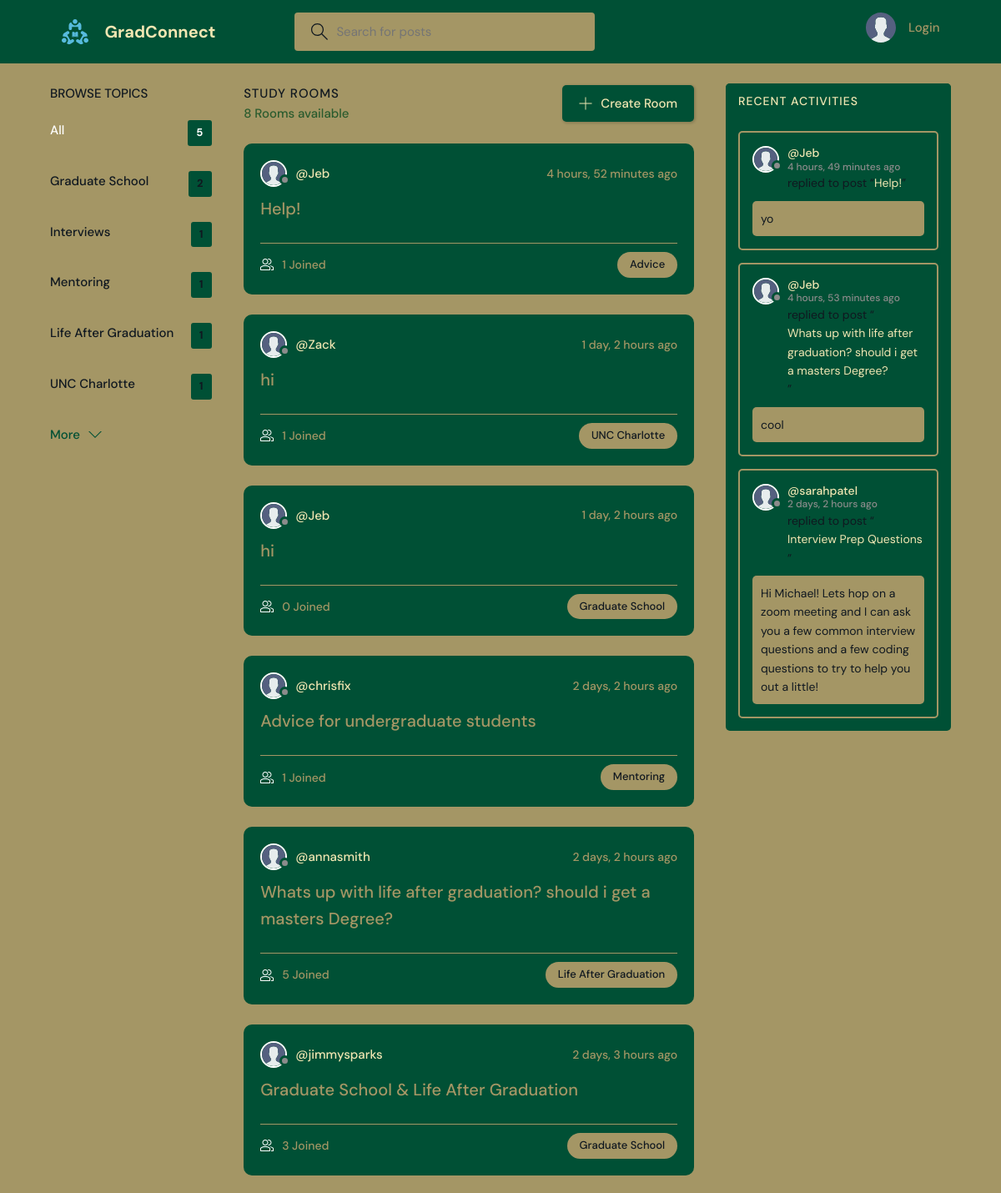
The app's page / (upper part), older data.
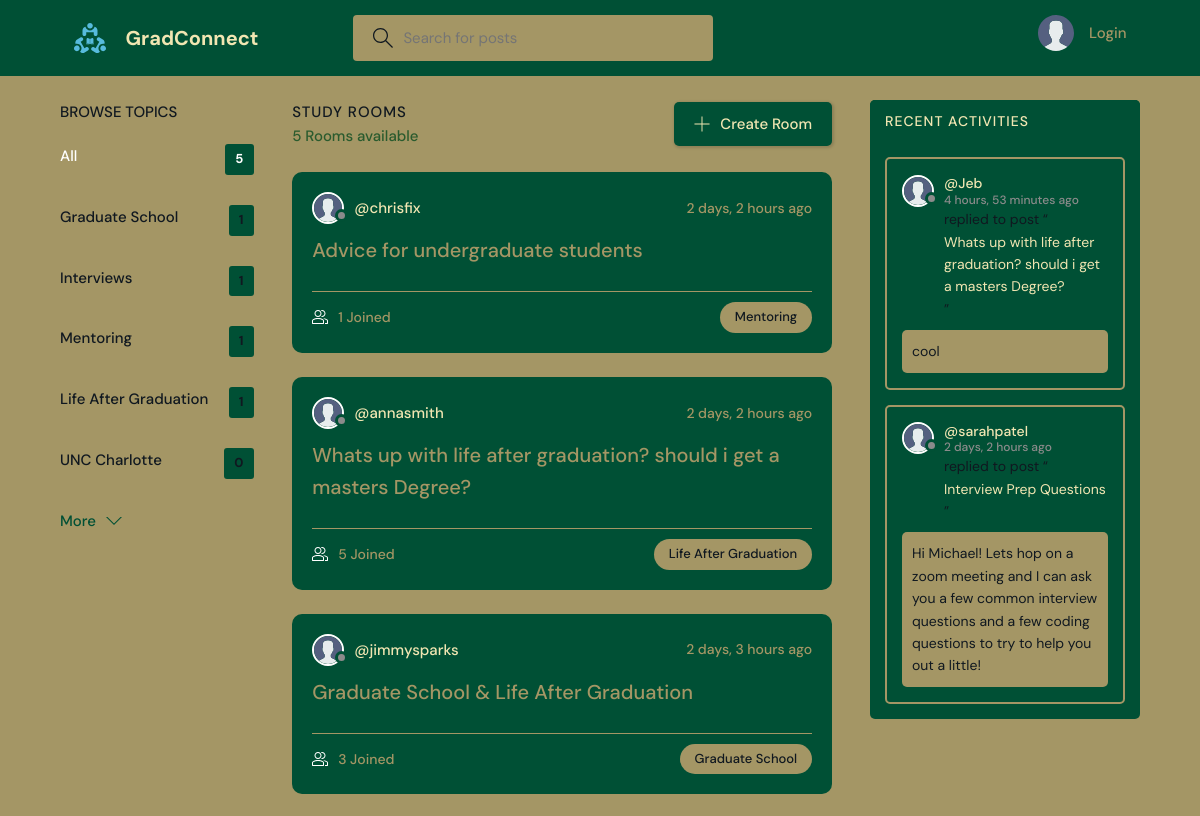
The same page, newer data.
### base/models.py (models this page shows, shortened)
class Topic(models.Model):
    name = models.CharField(max_length=200)

class Room(models.Model):
    host = models.ForeignKey(User, on_delete=models.SET_NULL, null=True)
    topic = models.ForeignKey(Topic, on_delete=models.SET_NULL, null=True)
    name = models.CharField(max_length=200)
    description = models.TextField(null=True, blank=True)
    participants = models.ManyToManyField(
        User, related_name='participants', blank=True)
    updated = models.DateTimeField(auto_now=True)
    created = models.DateTimeField(auto_now_add=True)
    class Meta:
        ordering = ['-updated', '-created']
    def __str__(self):
        return self.name

class User(AbstractUser):
    name = models.CharField(max_length=200, null=True)
    email = models.EmailField(unique=True, null=True)
    bio = models.TextField(null=True)
    avatar = models.ImageField(null=True, default="avatar.svg")
    USERNAME_FIELD = 'email'
    REQUIRED_FIELDS = ['username']

class Message(models.Model):
    user = models.ForeignKey(User, on_delete=models.CASCADE)
    room = models.ForeignKey(Room, on_delete=models.CASCADE)
    body = models.TextField()
    updated = models.DateTimeField(auto_now=True)
    created = models.DateTimeField(auto_now_add=True)
    class Meta:
        ordering = ['-updated', '-created']

### base/views.py (the view)
# urls.py: path('', views.home, name="home"),
def home(request):
    q = request.GET.get('q') if request.GET.get('q') != None else ''
    rooms = Room.objects.filter(
        Q(topic__name__icontains=q) |
        Q(name__icontains=q) |
        Q(description__icontains=q)
    )
    topics = Topic.objects.all()[0:5]
    room_count = rooms.count()
    room_messages = Message.objects.filter(
        Q(room__topic__name__icontains=q))[0:3]
    context = {'rooms': rooms, 'topics': topics,
               'room_count': room_count, 'room_messages': room_messages}
    return render(request, 'base/home.html', context)

### base/templates/base/home.html (shortened to what this page needs)
{% extends 'main.html' %}
{% block content %}
<main class="layout layout--3">
  <div class="container">
    {% include 'base/topics_component.html' %}
    <div class="roomList">
      <div class="roomList__header">
        <div>
          <h2>Study Rooms</h2>
          <p>{{room_count}} Rooms available</p>
        </div>
        <a class="btn btn--main" href="{% url 'create-room' %}">
          <svg version="1.1" xmlns="http://www.w3.org/2000/svg" width="32" height="32" viewBox="0 0 32 32">
            <title>add</title>
            <path
              d="M16.943 0.943h-1.885v14.115h-14.115v1.885h14.115v14.115h1.885v-14.115h14.115v-1.885h-14.115v-14.115z">
            </path>
          </svg>
          Create Room
        </a>
      </div>
      {% include 'base/feed_component.html' %}
    </div>
    {% include 'base/activity_component.html' %}
  </div>
</main>
{% endblock %}

### base/templates/base/topics_component.html
<div class="topics">
    <div class="topics__header">
        <h2>Browse Topics</h2>
    </div>
    <ul class="topics__list">
        <li>
            <a href="{% url 'home' %}" class="active">All <span>{{topics.count}}</span></a>
        </li>
        {% for topic in topics %}
        <li>
            <a href="{% url 'home' %}?q={{topic.name}}">{{topic.name}}<span>{{topic.room_set.all.count}}</span></a>
        </li>
        {% endfor %}
    </ul>
    <a class="btn btn--link" href="{% url 'topics' %}">
        More
        <svg version="1.1" xmlns="http://www.w3.org/2000/svg" width="32" height="32" viewBox="0 0 32 32">
            <title>chevron-down</title>
            <path d="M16 21l-13-13h-3l16 16 16-16h-3l-13 13z"></path>
        </svg>
    </a>
</div>

### base/templates/base/feed_component.html (shortened to what this page needs)
{% for room in rooms %}
<div class="roomListRoom">
    <div class="roomListRoom__header">
        <a href="{% url 'user-profile' room.host.id %}" class="roomListRoom__author">
            <div class="avatar avatar--small">
                <img src="{{room.host.avatar.url}}" />
            </div>
            <span>@{{room.host.username}}</span>
        </a>
        <div class="roomListRoom__actions">
            <span>{{room.created|timesince}} ago</span>
        </div>
    </div>
    <div class="roomListRoom__content">
        <a href="{% url 'room' room.id %}">{{room.name}}</a>
    </div>
    <div class="roomListRoom__meta">
        <a href="{% url 'room' room.id %}" class="roomListRoom__joined">
            {{room.participants.all.count}} Joined
        </a>
        <p class="roomListRoom__topic">{{room.topic.name}}</p>
    </div>
</div>
{% endfor %}

### base/templates/base/activity_component.html (shortened to what this page needs)
<div class="activities">
    <div class="activities__header">
        <h2>Recent Activities</h2>
    </div>
    {% for message in room_messages %}
    <div class="activities__box">
        <div class="activities__boxHeader roomListRoom__header">
            <a href="{% url 'user-profile' message.user.id %}" class="roomListRoom__author">
                <div class="avatar avatar--small">
                    <img src="{{message.user.avatar.url}}" />
                </div>
                <p>
                    @{{message.user.username}}
                    <span>{{message.created|timesince}} ago</span>
                </p>
            </a>
        </div>
        <div class="activities__boxContent">
            <p>replied to post “<a href="{% url 'room' message.room.id %}">{{message.room}}</a>”</p>
            <div class="activities__boxRoomContent">{{message.body}}</div>
        </div>
    </div>
    {% endfor %}
</div>

Row changes from the older to the newer data that the page shows:
removed Room: host.avatar (placeholder picture), host.username "Jeb", created "4 hours, 52 minutes", name "Help!", participants.all.count "1", topic.name "Advice"
removed Room: host.avatar (placeholder picture), host.username "Zack", created "1 day, 2 hours", name "hi", participants.all.count "1", topic.name "UNC Charlotte"
removed Room: host.avatar (placeholder picture), host.username "Jeb", created "1 day, 2 hours", name "hi", participants.all.count "0", topic.name "Graduate School"
removed Message: user.avatar (placeholder picture), user.username "Jeb", created "4 hours, 49 minutes", room "Help!", body "yo"
computed for Topic "Graduate School": room_set.all.count "2" → "1"
computed for Topic "UNC Charlotte": room_set.all.count "1" → "0"
Text that changed along with them:
{{ room_count }}: "8" → "5"
